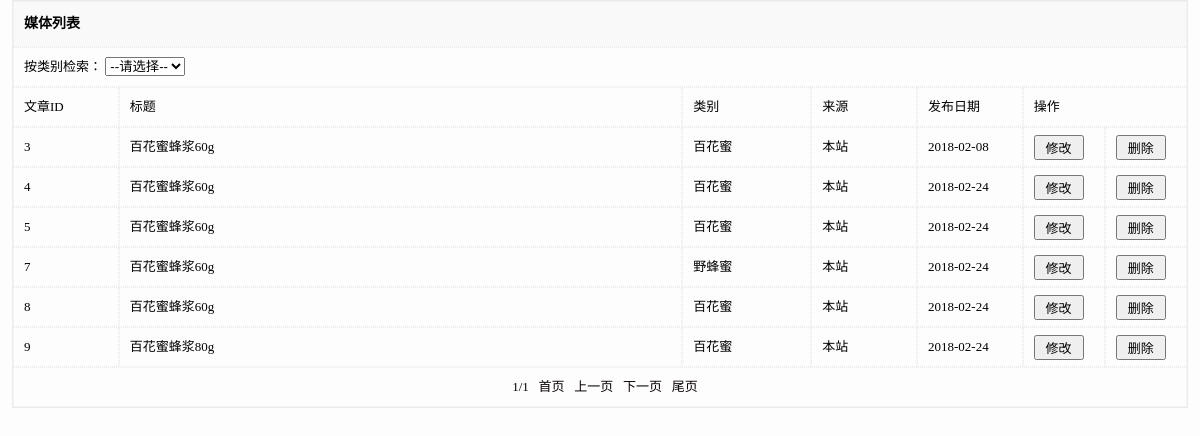
Screenshot of /admin/product_list.php (signed in) with the database file from the repository.
### tables this page shows
CREATE TABLE IF NOT EXISTS `product` (
  `id` int(11) NOT NULL AUTO_INCREMENT COMMENT '文章id',
  `title` varchar(50) DEFAULT NULL COMMENT '产品标题',
  `comefrom` varchar(20) DEFAULT NULL COMMENT '来源',
  `pubdate` varchar(20) DEFAULT NULL COMMENT '发布日期',
  `numeration` varchar(20) DEFAULT NULL COMMENT '产品编号',
  `price` float DEFAULT NULL COMMENT '价格',
  `catid` int(11) DEFAULT NULL COMMENT '产品类别',
  `thumbnail` varchar(100) DEFAULT NULL COMMENT '缩略图',
  `keywords` text COMMENT '关键字',
  `description` text COMMENT '描述',
  `content` text COMMENT '内容',
  PRIMARY KEY (`id`)
);

CREATE TABLE IF NOT EXISTS `product_category` (
  `id` int(11) NOT NULL AUTO_INCREMENT COMMENT '记录id',
  `title` varchar(50) DEFAULT NULL COMMENT '类别名称',
  `sort` int(11) DEFAULT NULL COMMENT '排序',
  PRIMARY KEY (`id`)
);

### admin/product_list.php (the view, shortened to what this page needs)
<?php
require_once('../public/conn.php');
if($_GET['catid']==""){
$total_num=mysqli_num_rows(mysqli_query($conn,"select product.id,product_category.id from product,product_category where product.catid=product_category.id"));
}else{
$total_num=mysqli_num_rows(mysqli_query($conn,"select product.id,product_category.id from product,product_category where product.catid=product_category.id and product.catid='".$_GET['catid']."'"));
}
$pagesize=10;
$page_num=ceil($total_num/$pagesize);
$page=$_GET['page'];
if($page<1 || $page==''){
	$page=1;
	}
$offset=$pagesize*($page-1);
$prepage=($page<>1)?$page-1:$page;
$nextpage=($page<>$page_num)?$page+1:$page;
if($_GET['catid']==""){
	$sql="select product.*,product_category.title as cattitle from product,product_category where product.catid=product_category.id limit $offset,$pagesize";
}else{
	$sql="select product.*,product_category.title as cattitle from product,product_category where 		product.catid=product_category.id and product.catid='".$_GET['catid']."' limit $offset,$pagesize";
}
$result=mysqli_query($conn,$sql);
?>
<!DOCTYPE html PUBLIC "-//W3C//DTD XHTML 1.0 Transitional//EN" "http://www.w3.org/TR/xhtml1/DTD/xhtml1-transitional.dtd">
<html xmlns="http://www.w3.org/1999/xhtml">
<head>
<link href="css/table.css" rel="stylesheet" type="text/css" />
</head>
<body>
<table align="center" cellspacing="0" cellpadding="0">
  <tr>
    <td class="tt" colspan="7">媒体列表</td>
  </tr>
  <tr>
    <td height="39" colspan="7"> 按类别检索：
      <select size="1" name="catid" onChange="location.replace(this.value)">
        <option value="" selected>--请选择--</option>
        <?php
		$result_product_category=mysqli_query($conn,"select * from product_category");
		while($v2=mysqli_fetch_array($result_product_category)){
		?>
        <br />
        <?php
		}
		?>
      </select>
    </td>
  </tr>
  <tr>
    <td width="9%" height="35">文章ID</td>
    <td width="48%">标题</td>
    <td width="11%">类别</td>
    <td width="9%">来源</td>
    <td width="9%">发布日期</td>
    <td colspan="2">操作</td>
  </tr>
  <?php
	if($result){
	while($rs=mysqli_fetch_array($result)){
	?>
  <tr>
    <td height="31"><?php echo $rs['id']?></td>
    <td><?php echo $rs['title']?></td>
    <td><?php echo $rs['cattitle']?></td>
    <td><?php echo $rs['comefrom']?></td>
    <td><?php echo $rs['pubdate']?></td>
    <td width="7%">
      <input name="button" type="submit" class="btn" id="button" onclick="window.location.href='product_modify.php?id=<?php echo $rs['id']?>'" value="修改" />
    </td>
    <td width="7%">
      <input name="button2" type="submit" class="btn" id="button2" onclick="window.location.href='product_delete.php?id=<?php echo $rs['id']?>'" value="删除" />
    </td>
  </tr>
  <?php
		}
	}else{
	?>
  <tr>
    <td height="35" colspan="7">暂无记录!</td>
  </tr>
  <?php
	}
	?>
  <tr>
    <td height="43" colspan="7" align="center">
      <?=$page?>/<?=$page_num?>&nbsp;&nbsp;
      <a href="?page=1&catid=<?php echo $_GET['catid'];?>">首页</a>&nbsp;&nbsp;
      <a href="?page=<?=$prepage?>&catid=<?php echo $_GET['catid'];?>">上一页</a>&nbsp;&nbsp;
      <a href="?page=<?=$nextpage?>&catid=<?php echo $_GET['catid'];?>">下一页</a>&nbsp;&nbsp;
       <a href="?page=<?=$page_num?>&catid=<?php echo $_GET['catid'];?>"> 尾页</a></td>
  </tr>
</table>
</body>
</html>

### admin/css/table.css (style rules this page uses)
* { padding:0px;margin:0px; }
body { background-color:#FDFDFD; }
a { text-decoration:none;color:#090000; }
table { width:98%;border:1px solid #EBEBEB;margin-left:auto;margin-right:auto; }
td { min-height:28px;height:auto;line-height:28px;border:1px dotted #ECECEC;font-size:13px;padding-left:10px;padding-top:5px;padding-bottom:5px; }
.tt { height:34px;line-height:34px;font-size:14px;font-weight:bold;background:#F9F9F9; }
.btn { width:50px;height:25px;line-height:22px;font-size:13px; }

### rows the page displays
product: id "3", title "百花蜜蜂浆60g", product_category.title "百花蜜", comefrom "本站", pubdate "2018-02-08"
product: id "4", title "百花蜜蜂浆60g", product_category.title "百花蜜", comefrom "本站", pubdate "2018-02-24"
product: id "5", title "百花蜜蜂浆60g", product_category.title "百花蜜", comefrom "本站", pubdate "2018-02-24"
product: id "7", title "百花蜜蜂浆60g", product_category.title "野蜂蜜", comefrom "本站", pubdate "2018-02-24"
product: id "8", title "百花蜜蜂浆60g", product_category.title "百花蜜", comefrom "本站", pubdate "2018-02-24"
product: id "9", title "百花蜜蜂浆80g", product_category.title "百花蜜", comefrom "本站", pubdate "2018-02-24"

### other values shown
$page "1"
$page_num "1"
